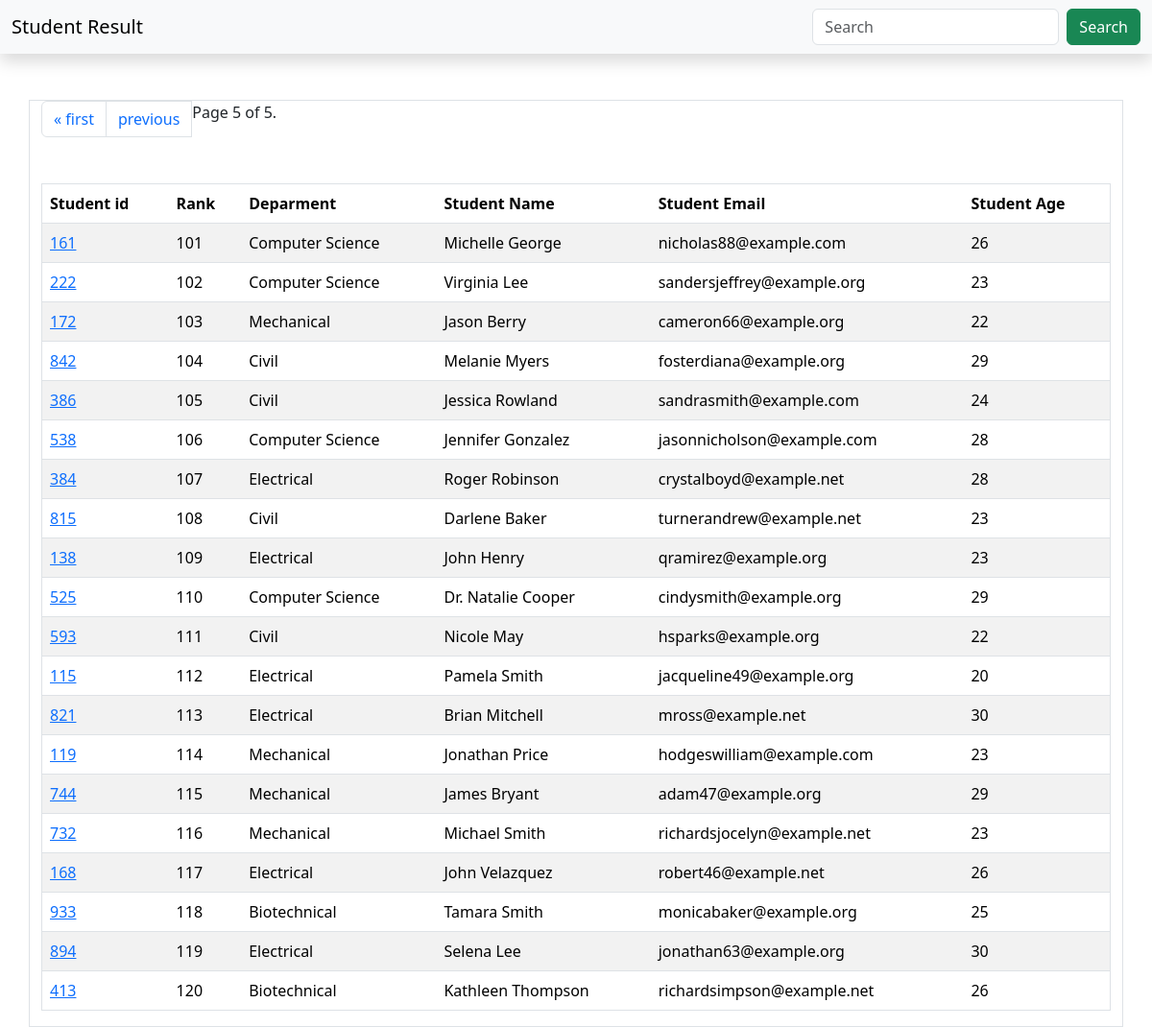
The app's page /students/?page=5 with its own data.
### report/models.py (models this page shows, shortened)
class Student(models.Model):
    deparment = models.ForeignKey(Department,related_name="depart",on_delete=models.CASCADE)
    student_id = models.OneToOneField(StudentID,related_name="studentid",on_delete=models.CASCADE)
    student_name = models.CharField(max_length=100)
    student_email = models.EmailField(unique=True)
    student_age = models.IntegerField(default=18)
    student_address = models.TextField()
    class Meta:
        ordering = ['student_name']
        verbose_name = "student"

class StudentID(models.Model):
    student_id = models.CharField(max_length=100)
    def __str__(self) -> str:
        return self.student_id

class ReportCard(models.Model):
    student = models.ForeignKey(Student,related_name="StudentReportCard",on_delete=models.CASCADE)
    student_rank = models.IntegerField()
    date_of_report_card = models.DateField(auto_now_add=True)
    class Meta:
        unique_together = ['student_rank','date_of_report_card']

class Department(models.Model):
    department = models.CharField(max_length=100)
    def __str__(self) -> str:
        return self.department
    class Meta:
        ordering  = ['department']

### report/views.py (the view)
# urls.py: path('students/',get_student,name="get_student"),
def get_student(request):
    queryset = Student.objects.all().order_by('StudentReportCard')
    if request.GET.get('search'):
        search = request.GET.get('search')
        queryset = queryset.filter(Q(student_name__icontains= search)|Q(deparment__department__icontains= search)|Q(student_id__student_id__icontains= search))
    paginator = Paginator(queryset, 25)
    page_number = request.GET.get("page",1)
    page_obj = paginator.get_page(page_number)
    return render(request,'report/student.html',{'queryset':page_obj})

### report/templates/report/student.html (shortened to what this page needs)
{% extends "report/base.html" %}
{% block navbar %}
<nav class="navbar  bg-body-tertiary shadow  text-white">
    <div class="container-fluid">
      <a class="navbar-brand" href="{% url "home" %}">Student Result </a>
      <form class="d-flex" role="search">
        <input class="form-control me-2" type="search" name="search" placeholder="Search" aria-label="Search">
        <button class="btn btn-success" type="submit">Search</button>
      </form>
    </div>
  </nav>
{% endblock navbar %}
{% block main %}
<div class="container mt-5 border">
<table class="table table-striped mt-5 border">
<thead>
    <tr>
        <th scope="col">Student id</th>
        <th scope="col">Rank</th>
        <th scope="col">Deparment</th>
        <th scope="col">Student Name</th>
        <th scope="col">Student Email</th>
        <th scope="col">Student Age</th>
    </tr>
</thead>
<tbody>
    {% for stu in queryset %}
    <tr>
        <td><a href="{% url 'see_marks'  stu.student_id %}">{{stu.student_id}}</a></td>
        <td>{{stu.StudentReportCard.first.student_rank}}</td>
        <td>{{stu.deparment}}</td>
        <td>{{stu.student_name}}</td>
        <td>{{stu.student_email}}</td>
        <td>{{stu.student_age}}</td>
    </tr>
    {% endfor %}
</tbody>
</div>
<nav aria-label="..." class="d-inline">
    <ul class="pagination">
            {% if queryset.has_previous %}
                <li class="page-item"><a href="?page=1" class="page-link">&laquo; first</a></li>
                <li class="page-item"><a href="?page={{ queryset.previous_page_number }}" class="page-link">previous</a></li>
            {% endif %}
            <span class="current" class="page-item">
                Page {{ queryset.number }} of {{ queryset.paginator.num_pages }}.
            </span>
    </ul>
</nav>
{% endblock main %}

### records on screen
Student: student_id "161", StudentReportCard.first.student_rank "101", deparment "Computer Science", student_name "Michelle George", student_email "nicholas88@example.com", student_age "26"
Student: student_id "222", StudentReportCard.first.student_rank "102", deparment "Computer Science", student_name "Virginia Lee", student_email "sandersjeffrey@example.org", student_age "23"
Student: student_id "172", StudentReportCard.first.student_rank "103", deparment "Mechanical", student_name "Jason Berry", student_email "cameron66@example.org", student_age "22"
Student: student_id "842", StudentReportCard.first.student_rank "104", deparment "Civil", student_name "Melanie Myers", student_email "fosterdiana@example.org", student_age "29"
Student: student_id "386", StudentReportCard.first.student_rank "105", deparment "Civil", student_name "Jessica Rowland", student_email "sandrasmith@example.com", student_age "24"
Student: student_id "538", StudentReportCard.first.student_rank "106", deparment "Computer Science", student_name "Jennifer Gonzalez", student_email "jasonnicholson@example.com", student_age "28"
Student: student_id "384", StudentReportCard.first.student_rank "107", deparment "Electrical", student_name "Roger Robinson", student_email "crystalboyd@example.net", student_age "28"
Student: student_id "815", StudentReportCard.first.student_rank "108", deparment "Civil", student_name "Darlene Baker", student_email "turnerandrew@example.net", student_age "23"
Student: student_id "138", StudentReportCard.first.student_rank "109", deparment "Electrical", student_name "John Henry", student_email "qramirez@example.org", student_age "23"
Student: student_id "525", StudentReportCard.first.student_rank "110", deparment "Computer Science", student_name "Dr. Natalie Cooper", student_email "cindysmith@example.org", student_age "29"
Student: student_id "593", StudentReportCard.first.student_rank "111", deparment "Civil", student_name "Nicole May", student_email "hsparks@example.org", student_age "22"
Student: student_id "115", StudentReportCard.first.student_rank "112", deparment "Electrical", student_name "Pamela Smith", student_email "jacqueline49@example.org", student_age "20"
Student: student_id "821", StudentReportCard.first.student_rank "113", deparment "Electrical", student_name "Brian Mitchell", student_email "mross@example.net", student_age "30"
Student: student_id "119", StudentReportCard.first.student_rank "114", deparment "Mechanical", student_name "Jonathan Price", student_email "hodgeswilliam@example.com", student_age "23"
Student: student_id "744", StudentReportCard.first.student_rank "115", deparment "Mechanical", student_name "James Bryant", student_email "adam47@example.org", student_age "29"
Student: student_id "732", StudentReportCard.first.student_rank "116", deparment "Mechanical", student_name "Michael Smith", student_email "richardsjocelyn@example.net", student_age "23"
Student: student_id "168", StudentReportCard.first.student_rank "117", deparment "Electrical", student_name "John Velazquez", student_email "robert46@example.net", student_age "26"
Student: student_id "933", StudentReportCard.first.student_rank "118", deparment "Biotechnical", student_name "Tamara Smith", student_email "monicabaker@example.org", student_age "25"
Student: student_id "894", StudentReportCard.first.student_rank "119", deparment "Electrical", student_name "Selena Lee", student_email "jonathan63@example.org", student_age "30"
Student: student_id "413", StudentReportCard.first.student_rank "120", deparment "Biotechnical", student_name "Kathleen Thompson", student_email "richardsimpson@example.net", student_age "26"

### other values on screen
{{ queryset.number }} "5"
{{ queryset.paginator.num_pages }} "5"
